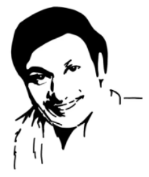
#> input picture img11.png, 149 x 177 px
$ python lab10.py
#> lines starting #> are read from the running program, lines starting #| are printed output that depends on the picture
# Write a program to blur and smoothing an image.

import cv2
# Read the image
image_path = "img11.png" # Replace "your_image.jpg" with the path to your image
image = cv2.imread(image_path)
#> image is the input picture: shape (177, 149, 3); min 0, max 255, mean 206.6
if image is None:
    print("Failed to load the image.")
else:
    # Display the original image
    cv2.imshow("Original Image", image)
    # Apply blur to the image
    blur_kernel_size = (5, 5) # Kernel size for blur filter
    blurred_image = cv2.blur(image, blur_kernel_size)
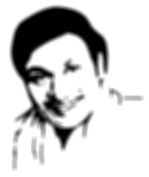
#> blurred_image: shape (177, 149, 3); min 0, max 255, mean 206.6
    # Display the blurred image
    cv2.imshow("Blurred Image", blurred_image)
    # Apply Gaussian blur to the image
    gaussian_blur_kernel_size = (5, 5) # Kernel size for Gaussian blur filter
    gaussian_blurred_image = cv2.GaussianBlur(image, gaussian_blur_kernel_size, 0)
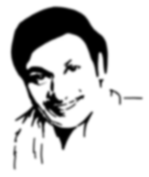
#> gaussian_blurred_image: shape (177, 149, 3); min 0, max 255, mean 206.6
    # Display the Gaussian blurred image
    cv2.imshow("Gaussian Blurred Image", gaussian_blurred_image)
    # Apply median blur to the image
    median_blur_kernel_size = 5 # Kernel size for median blur filter (should be odd)
    median_blurred_image = cv2.medianBlur(image, median_blur_kernel_size)
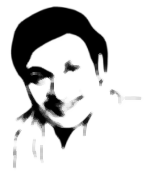
#> median_blurred_image: shape (177, 149, 3); min 0, max 255, mean 208.9
    # Display the median blurred image
    cv2.imshow("Median Blurred Image", median_blurred_image)
    cv2.waitKey(0)
    cv2.destroyAllWindows()
